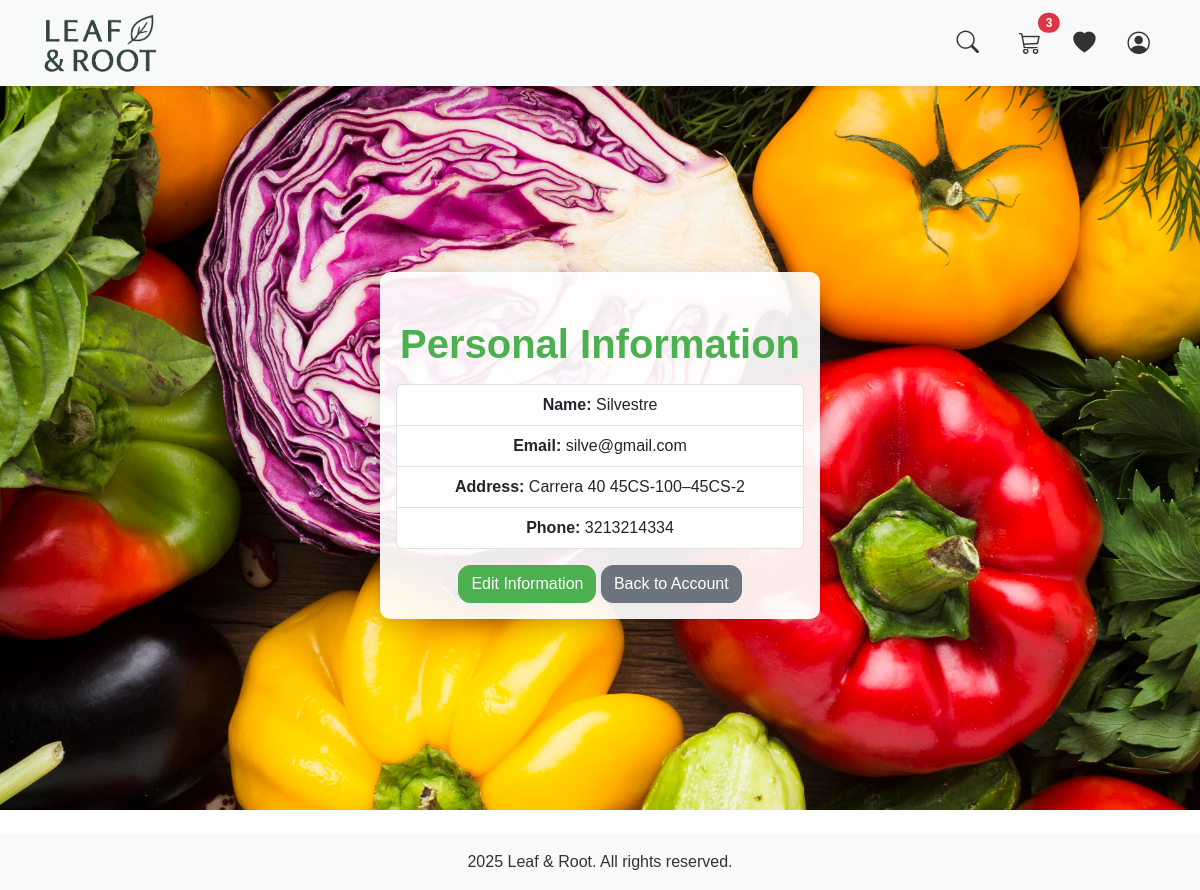
The app's page /users/account/info/ (signed in), older data.
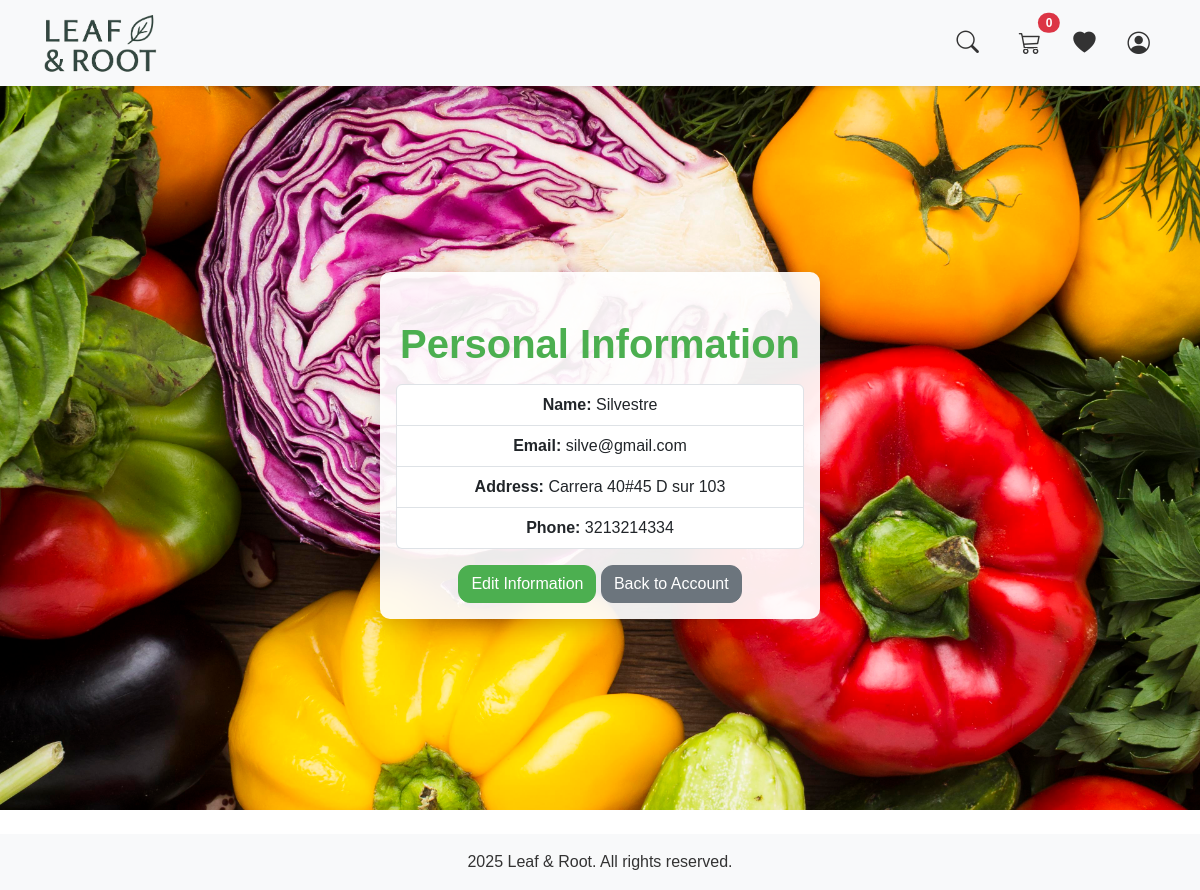
The same page, newer data.
### users/models.py (models this page shows, shortened)
class Customer(models.Model):
    id_customer = models.AutoField(primary_key=True)
    user = models.OneToOneField(User, on_delete=models.CASCADE, null=True, blank=True)
    name = models.CharField(max_length=200)
    email = models.EmailField(unique=True)
    address = models.CharField(max_length=255)
    phone = models.CharField(max_length=20)
    class Meta:
        verbose_name = "Cliente"
        verbose_name_plural = "Clientes"

### carrito/models.py (models this page shows, shortened)
class Cart(models.Model):
    id_cart = models.AutoField(primary_key=True)
    customer = models.OneToOneField(Customer, on_delete=models.CASCADE)
    def total_items(self):
        return self.items.aggregate(total=models.Sum('quantity'))['total'] or 0 # type: ignore

### users/views.py (the view)
# urls.py: path("account/info/", views.account_info_view, name="account_info_view"),
@login_required
def account_info_view(request):
    try:
        customer = Customer.objects.get(user=request.user)
    except Customer.DoesNotExist:
        customer = Customer.objects.create(
            user=request.user,
            email=request.user.email,  # inicializamos con el correo del user
            name=request.user.username,
        )
    return render(request, "users/account_info_view.html", {"customer": customer})

### users/templates/users/account_info_view.html (shortened to what this page needs)
{% extends "base.html" %}
{% block content %}
{% load static %}
<link rel="stylesheet" href="{% static 'users/css/auth.css' %}">
<link rel="stylesheet" href="{% static 'store/css/base.css' %}">
<div class="auth-bg account-bg">
  <div class="auth-card">
    <h1 class="auth-title">Personal Information</h1>
    <ul class="list-group">
        <li class="list-group-item"><strong>Name:</strong> {{ customer.name  }}</li>
        <li class="list-group-item"><strong>Email:</strong> {{ customer.email }}</li>
        <li class="list-group-item"><strong>Address:</strong> {{ customer.address }}</li>
        <li class="list-group-item"><strong>Phone:</strong> {{ customer.phone }}</li>
    </ul>
    <a href="{% url 'account_info_edit' %}" class="btn btn-primary mt-3">Edit Information</a>
    <a href="{% url 'account_home' %}" class="btn btn-secondary mt-3">Back to Account</a>
  </div>
</div>
{% endblock %}

### store/templates/base.html (shortened to what this page needs)
<!DOCTYPE html>
{% load static %}
{% load custom_tags %}
<html lang="es">
<head>
    <link rel="stylesheet" href="https://cdn.jsdelivr.net/npm/bootstrap@5.3.0/dist/css/bootstrap.min.css">
    <link rel="stylesheet" href="https://cdn.jsdelivr.net/npm/bootstrap-icons@1.10.5/font/bootstrap-icons.css">
    <link rel="stylesheet" href="{% static 'store/css/base.css' %}">
    <link rel="stylesheet" href="{% static 'carrito/css/cart.css' %}">
</head>
<body>
    <nav class="navbar navbar-expand-lg navbar-light bg-light fixed-top shadow-sm">
        <div class="container">
            <a class="navbar-brand" href="{% url 'home' %}">
                <img src="{% static 'store/images/logo.png' %}" alt="Leaf & Root" height="60" style="margin-top: 0.01rem; margin-bottom: 0.01rem;">
            </a>
        <div class="collapse navbar-collapse" id="navbarNav">
            <ul class="navbar-nav ms-auto">
                        <li class="nav-item me-3">
                        <button id="searchToggle" class="btn p-0 border-0 bg-transparent d-flex align-items-center justify-content-center" style="height: 40px;">
                            <i class="bi bi-search navbar-icon"></i>
                        </button>
                        </li>
                {% if user.is_authenticated %}
                    {% if not user.is_staff and not user.is_superuser %}
                        <li class="nav-item">
                            <a class="nav-link position-relative" href="{% url 'cart_detail' %}">
                                <i class="bi bi-cart3 navbar-icon"></i>
                                <span id="cartCounter"
                                    class="position-absolute top-0 start-100 translate-middle badge rounded-pill bg-danger">
                                    {{ user.customer.cart.total_items|default:"0" }}
                                </span>
                            </a>
                        </li>
                        <li class="nav-item ms-3">
                            <a class="nav-link position-relative" href="{% url 'wishlist' %}">
                                <i class="bi bi-heart-fill navbar-icon"></i>
                            </a>
                        </li>
                    {% endif %}
                    <li class="nav-item ms-3">
                        <a class="nav-link position-relative" href="{% url 'account_home' %}">
                            <i class="bi bi-person-circle navbar-icon"></i>
                        </a>
                    </li>
                {% endif %}
            </ul>
        </div>
    </div>
    </nav>
    <main id="main" class="container mt-4">
        {% block content %}{% endblock %}
    </main>
    <div class="toast-container position-fixed bottom-0 end-0 p-3" style="z-index: 1080;">
    </div>
</body>
<footer class="mt-4 footer">
    <div class="bg-light text-center py-3 mt-4">
        <p class="mb-0"> 2025 Leaf & Root. All rights reserved.</p>
    </div>
</footer>
</html>

Row changes from the older to the newer data that the page shows:
changed Customer "Silvestre": address "Carrera 40 45CS-100–45CS-2" → "Carrera 40#45 D sur 103"
Text that changed along with them:
{{ user.customer.cart.total_items|default:"0" }}: "3" → "0"
